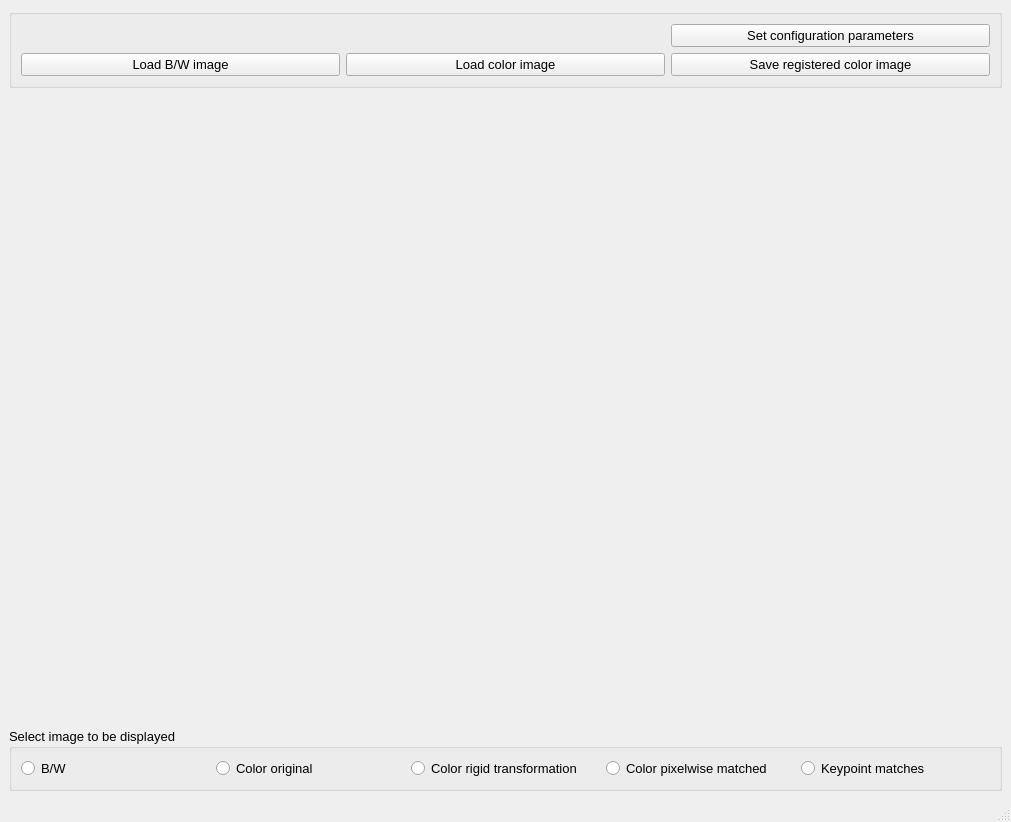
<?xml version="1.0" encoding="UTF-8"?>
<ui version="4.0">
 <class>MainWindow</class>
 <widget class="QMainWindow" name="MainWindow">
  <property name="geometry">
   <rect>
    <x>0</x>
    <y>0</y>
    <width>1011</width>
    <height>822</height>
   </rect>
  </property>
  <property name="windowTitle">
   <string>Solar System LRGB Aligner</string>
  </property>
  <widget class="QWidget" name="centralwidget">
   <property name="font">
    <font>
     <pointsize>10</pointsize>
    </font>
   </property>
   <layout class="QVBoxLayout" name="verticalLayout_3" stretch="0,0,1,0">
    <property name="spacing">
     <number>6</number>
    </property>
    <item>
     <layout class="QGridLayout" name="gridLayout_2"/>
    </item>
    <item>
     <widget class="QGroupBox" name="controlButtons">
      <property name="title">
       <string/>
      </property>
      <layout class="QGridLayout" name="gridLayout_3">
       <item row="1" column="0">
        <widget class="QPushButton" name="buttonLoadBW">
         <property name="toolTip">
          <string>Select and load file of B/W reference image</string>
         </property>
         <property name="text">
          <string>Load B/W image</string>
         </property>
        </widget>
       </item>
       <item row="1" column="1">
        <widget class="QPushButton" name="buttonLoadColor">
         <property name="toolTip">
          <string>Select and load file of color image to be registered with B/W image</string>
         </property>
         <property name="text">
          <string>Load color image</string>
         </property>
        </widget>
       </item>
       <item row="1" column="2">
        <widget class="QPushButton" name="buttonSaveRegisteredColorImage">
         <property name="toolTip">
          <string>Save registered color image to disk</string>
         </property>
         <property name="text">
          <string>Save registered color image</string>
         </property>
        </widget>
       </item>
       <item row="0" column="2">
        <widget class="QPushButton" name="buttonSetConfigParams">
         <property name="toolTip">
          <string>Select parameters for two-stage registration process (rigid transform and pixelwise match)</string>
         </property>
         <property name="text">
          <string>Set configuration parameters</string>
         </property>
        </widget>
       </item>
      </layout>
     </widget>
    </item>
    <item>
     <widget class="QLabel" name="ImageWindow">
      <property name="text">
       <string/>
      </property>
     </widget>
    </item>
    <item>
     <widget class="QGroupBox" name="selectImage">
      <property name="font">
       <font>
        <pointsize>10</pointsize>
       </font>
      </property>
      <property name="title">
       <string>Select image to be displayed</string>
      </property>
      <layout class="QHBoxLayout" name="horizontalLayout">
       <item>
        <widget class="QRadioButton" name="radioShowBW">
         <property name="toolTip">
          <string>Show the B/W reference image (use mouse wheel for zooming, left mouse button for panning)</string>
         </property>
         <property name="text">
          <string>B/W</string>
         </property>
        </widget>
       </item>
       <item>
        <widget class="QRadioButton" name="radioShowColorOrig">
         <property name="toolTip">
          <string>Show the original color image to be registered (use mouse wheel for zooming, left mouse button for panning)</string>
         </property>
         <property name="text">
          <string>Color original</string>
         </property>
        </widget>
       </item>
       <item>
        <widget class="QRadioButton" name="radioShowColorRigidTransform">
         <property name="toolTip">
          <string>Show the color image after rigid transformation (use mouse wheel for zooming, left mouse button for panning)</string>
         </property>
         <property name="text">
          <string>Color rigid transformation</string>
         </property>
        </widget>
       </item>
       <item>
        <widget class="QRadioButton" name="radioShowColorOptFlow">
         <property name="toolTip">
          <string>Show the finally registered color image (use mouse wheel for zooming, left mouse button for panning)</string>
         </property>
         <property name="text">
          <string>Color pixelwise matched</string>
         </property>
        </widget>
       </item>
       <item>
        <widget class="QRadioButton" name="radioShowMatches">
         <property name="font">
          <font>
           <pointsize>10</pointsize>
          </font>
         </property>
         <property name="toolTip">
          <string>Show the keypoints and their matches used for rigid transformation (use mouse wheel for zooming, left mouse button for panning)</string>
         </property>
         <property name="text">
          <string>Keypoint matches</string>
         </property>
        </widget>
       </item>
      </layout>
     </widget>
    </item>
   </layout>
  </widget>
  <widget class="QStatusBar" name="statusbar"/>
 </widget>
 <resources/>
 <connections/>
</ui>
